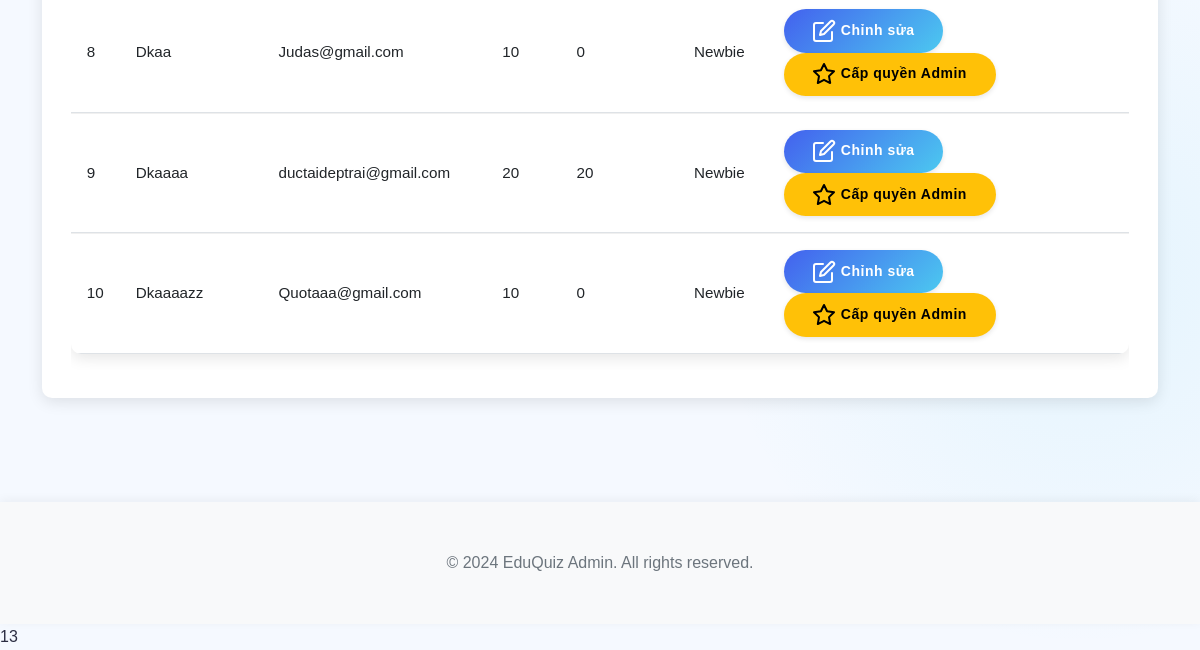
The page /admin_users (signed in, lower part) on the database as committed earlier.
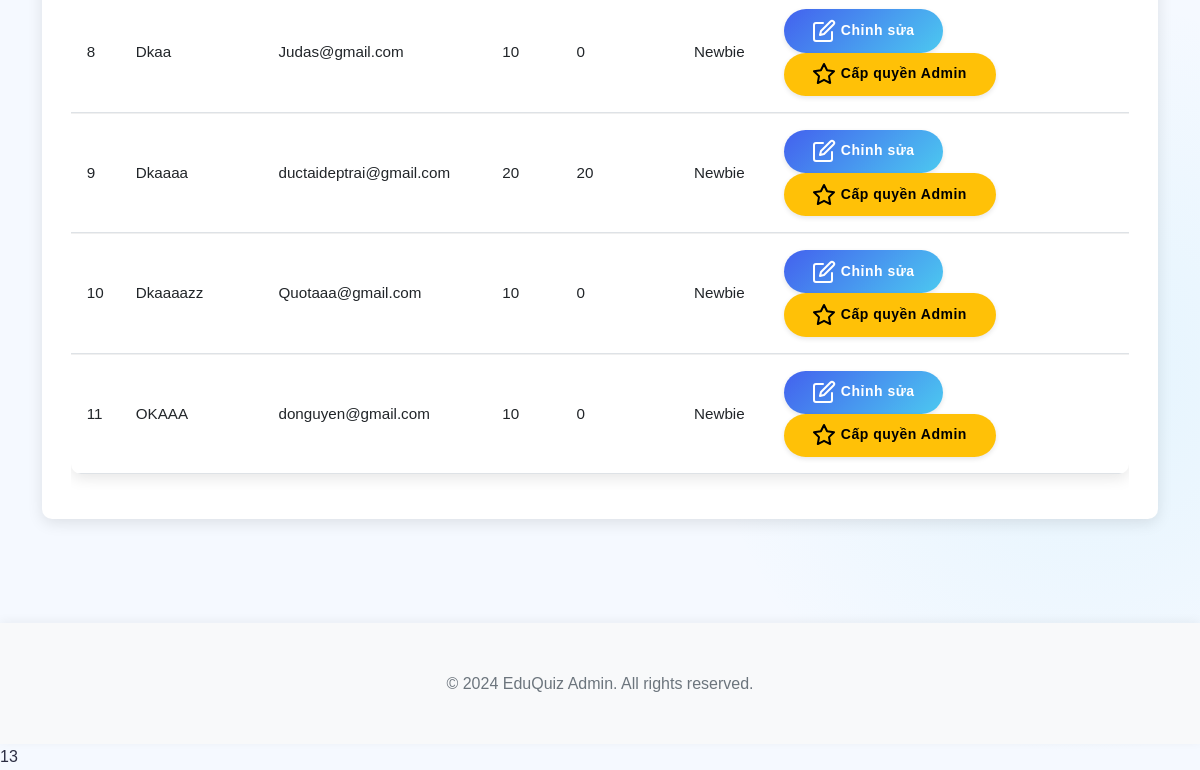
The same page on the database as committed later.
### models.py (models this page shows, shortened)
class User(UserMixin, db.Model):
    id = db.Column(db.Integer, primary_key=True)
    username = db.Column(db.String(64), unique=True, nullable=False)
    email = db.Column(db.String(120), unique=True, nullable=False)
    password_hash = db.Column(db.String(256))
    coins = db.Column(db.Integer, default=10)  # New users start with 10 coins
    experience = db.Column(db.Integer, default=0)  # Experience points
    rank = db.Column(db.String(50), default='Newbie')
    is_admin = db.Column(db.Boolean, default=False)
    contributions = db.relationship('Contribution', backref='author', lazy=True)
    inventory_items = db.relationship('InventoryItem', backref='owner', lazy=True)
    achievements = db.relationship('UserAchievement', backref='user', lazy=True)
    daily_quests = db.relationship('UserDailyQuest', backref='user', lazy=True)
    total_questions_answered = db.Column(db.Integer, default=0)
    correct_answers = db.Column(db.Integer, default=0)
    easy_questions_completed = db.Column(db.Integer, default=0)
    medium_questions_completed = db.Column(db.Integer, default=0)
    hard_questions_completed = db.Column(db.Integer, default=0)
    daily_quest_points = db.Column(db.Integer, default=0)
    daily_streak = db.Column(db.Integer, default=0)
    last_daily_login = db.Column(db.Date, nullable=True)

### app.py (the view)
@app.route('/admin_users')
@login_required
def admin_users():
    if not current_user.is_admin:
        abort(403)
    from models import User
    users = User.query.all()
    return render_template('admin/users.html', users=users)

### app.py (called while the page is built)
@login_manager.user_loader
def load_user(user_id):
    from models import User
    return User.query.get(int(user_id))

### templates/admin/users.html (shortened to what this page needs)
{% extends "admin/base.html" %}
{% block content %}
<div class="admin-section">
    <div class="admin-section-content">
        <div class="card">
            <div class="card-body">
                <div class="table-responsive">
                    <table class="table table-hover admin-table">
                        <tbody>
                            {% for user in users %}
                            <tr>
                                <td>{{ user.id }}</td>
                                <td>{{ user.username }}</td>
                                <td>{{ user.email }}</td>
                                <td>{{ user.coins }}</td>
                                <td>{{ user.experience }}</td>
                                <td>{{ user.rank }}</td>
                                <td>
                                    <button class="btn btn-sm btn-primary edit-user-btn" data-user-id="{{ user.id }}" data-bs-toggle="modal" data-bs-target="#editModal{{ user.id }}">
                                        <i data-feather="edit"></i> Chỉnh sửa
                                    </button>
                                    <form id="toggleAdmin-{{ user.id }}" method="POST" action="{{ url_for('toggle_admin', user_id=user.id) }}" class="d-inline">
                                        {% if not user.is_admin %}
                                        <button type="submit" class="btn btn-sm btn-warning">
                                            <i data-feather="star"></i> Cấp quyền Admin
                                        </button>
                                        {% else %}
                                        <button type="submit" class="btn btn-sm btn-secondary">
                                            <i data-feather="user"></i> Hủy quyền Admin
                                        </button>
                                        {% endif %}
                                    </form>
                                </td>
                            </tr>
                            {% endfor %}
                        </tbody>
                    </table>
                </div>
            </div>
        </div>
    </div>
</div>
{% endblock %}

### templates/admin/base.html (shortened to what this page needs)
<!doctype html>
<html lang="en">
    <head>
        <link
            href="https://cdn.jsdelivr.net/npm/bootstrap@5.1.3/dist/css/bootstrap.min.css"
            rel="stylesheet"
        />
        <link
            href="https://unpkg.com/aos@2.3.1/dist/aos.css"
            rel="stylesheet"
        />
        <link
            href="https://cdnjs.cloudflare.com/ajax/libs/font-awesome/5.15.3/css/all.min.css"
            rel="stylesheet"
        />
        <link
            href="{{ url_for('static', filename='css/style.css') }}"
            rel="stylesheet"
        />
        <link
            href="{{ url_for('static', filename='css/admin.css') }}"
            rel="stylesheet"
        />
    </head>
    <body>
        <div class="container mt-4">
             {% block content %}{%
            endblock %}
        </div>
        <footer class="footer mt-5 py-3 bg-light">
            <div class="container text-center">
                <span class="text-muted"
                    >© 2024 EduQuiz Admin. All rights reserved.</span
                >
            </div>
        </footer>
    </body>
</html>
<line_number>13</line_number>

### static/css/style.css (style rules this page uses)
body { font-family: 'Roboto', sans-serif; color: var(--text-color); background-color: #f5f9ff; background-image: radial-gradient(circle at 10% 20%, rgba(67, 97, 238, 0.1) 0%, transparent 20%), radial-gradient(circle at 90% 80%, rgba(76, 201, 240, 0.1) 0%, transparent 20%); line-height: 1.6; }
.container { padding-top: 2rem; padding-bottom: 2rem; }
.card { border: none; border-radius: var(--border-radius); box-shadow: var(--box-shadow); transition: all 0.4s ease; margin-bottom: 1.5rem; background-color: white; overflow: hidden; position: relative; }
.card::before { content: ''; position: absolute; top: 0; left: 0; width: 100%; height: 4px; background: var(--gradient-bg); opacity: 0; transition: opacity 0.3s ease; }
.card-body { padding: 1.8rem; }
.btn { border-radius: 50px; padding: 0.6rem 1.8rem; font-weight: 600; transition: all 0.3s; border: none; letter-spacing: 0.5px; position: relative; overflow: hidden; z-index: 1; }
.btn-primary { background: var(--gradient-bg); box-shadow: 0 4px 10px rgba(67, 97, 238, 0.25);, 213, 0.3); }
.table { border-collapse: separate; border-spacing: 0; width: 100%; border-radius: var(--border-radius); overflow: hidden; box-shadow: var(--box-shadow); }
:root { --accent-color: #f72585; --info-color: #4895ef; --warning-color: #f8961e; --danger-color: #f94144; --soft-blue: #e8f0fe; --text-secondary: #6c757d; }
body { font-family: 'Nunito', sans-serif; min-height: 100vh; line-height: 1.6; }
.card { overflow: hidden; margin-bottom: 1.5rem; }
.btn { transition: all 0.3s ease; box-shadow: 0 2px 5px rgba(0, 0, 0, 0.1); }
.footer { background-color: white; box-shadow: 0 -2px 10px rgba(0, 0, 0, 0.05); padding: 1.5rem 0; margin-top: 3rem; }
.footer .text-muted { color: var(--text-secondary) !important; font-weight: 500; }
.table { border-collapse: separate; border-spacing: 0; width: 100%; }

### static/css/admin.css (style rules this page uses)
.admin-table { font-size: 0.95rem; }
.admin-table { width: 100%; }
.card, .table-responsive, .modal { transition: none !important; animation: none !important; }
* { animation-duration: 0s !important; transition-duration: 0s !important; }

Rows that differ between the two databases and show on the page:
added User: id "11", username "OKAAA", email "donguyen@gmail.com", coins "10", experience "0", rank "Newbie", is_admin False (drawn)
